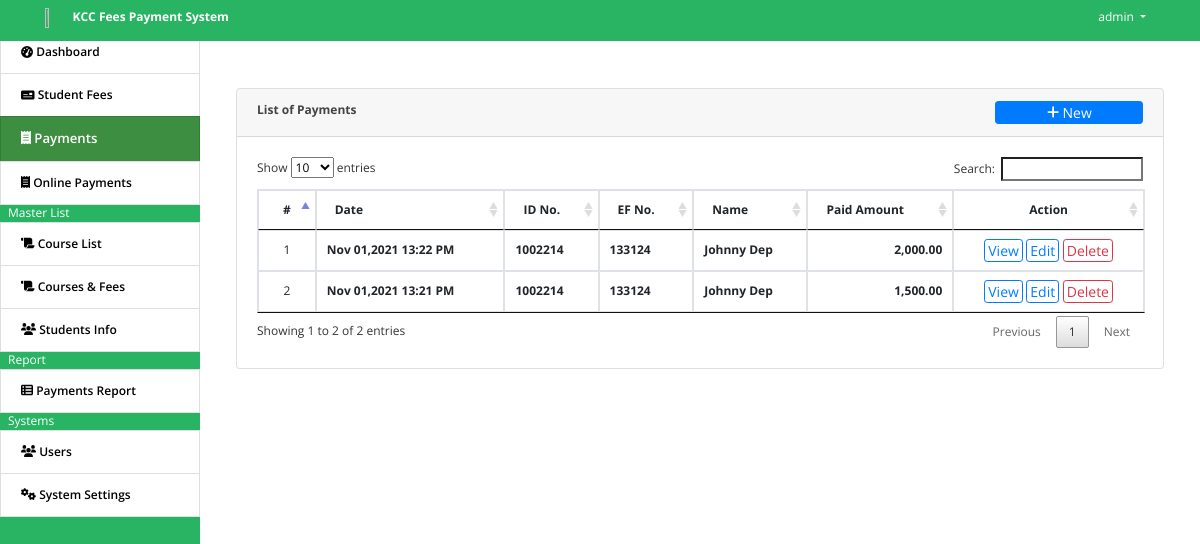
/index.php?page=payments (signed in), run on the app's committed database.
### tables this page shows
CREATE TABLE `payments` (
  `id` int(30) NOT NULL,
  `ef_id` int(30) NOT NULL,
  `amount` float NOT NULL,
  `remarks` text NOT NULL,
  `date_created` datetime NOT NULL DEFAULT current_timestamp() ON UPDATE current_timestamp()
);

CREATE TABLE `student` (
  `id` int(30) NOT NULL,
  `id_no` varchar(100) NOT NULL,
  `name` text NOT NULL,
  `contact` varchar(100) NOT NULL,
  `address` text NOT NULL,
  `email` varchar(200) NOT NULL,
  `password` text NOT NULL,
  `date_created` datetime NOT NULL DEFAULT current_timestamp()
);

CREATE TABLE `student_ef_list` (
  `id` int(30) NOT NULL,
  `student_id` int(30) NOT NULL,
  `ef_no` varchar(200) NOT NULL,
  `course_id` int(30) NOT NULL,
  `total_fee` float NOT NULL,
  `date_created` datetime NOT NULL DEFAULT current_timestamp()
);

### payments.php (the view, shortened to what this page needs)
<?php include 'db_connect.php'; ?>
<div class="container-fluid">
	<div class="col-lg-12">
		<div class="row">
			<div class="col-md-12">
				<div class="card">
					<div class="card-header">
						<b>List of Payments </b>
						<span class="float:right"><a class="btn btn-primary btn-block btn-sm col-sm-2 float-right" href="javascript:void(0)" id="new_payment">
					<i class="fa fa-plus"></i> New
				</a></span>
					</div>
					<div class="card-body">
						<table class="table table-condensed table-bordered table-hover">
							<thead>
								<tr>
									<th class="text-center">#</th>
									<th class="">Date</th>
									<th class="">ID No.</th>
									<th class="">EF No.</th>
									<th class="">Name</th>
									<th class="">Paid Amount</th>
									<th class="text-center">Action</th>
								</tr>
							</thead>
							<tbody>
								<?php
								$i = 1;
								$payments = $conn->query("SELECT p.*,s.name as sname, ef.ef_no,s.id_no FROM payments p inner join student_ef_list ef on ef.id = p.ef_id inner join student s on s.id = ef.student_id order by unix_timestamp(p.date_created) desc ");
								if($payments->num_rows > 0):
								while($row=$payments->fetch_assoc()):
								?>
								<tr>
									<td class="text-center"><?php echo $i++ ?></td>
									<td>
										<p> <b><?php echo date("M d,Y H:i A",strtotime($row['date_created'])) ?></b></p>
									</td>
									<td>
										<p> <b><?php echo $row['id_no'] ?></b></p>
									</td>
									<td>
										<p> <b><?php echo $row['ef_no'] ?></b></p>
									</td>
									<td>
										<p> <b><?php echo ucwords($row['sname']) ?></b></p>
									</td>
									<td class="text-right">
										<p> <b><?php echo number_format($row['amount'],2) ?></b></p>
									</td>
									<td class="text-center">
										<button class="btn btn-sm btn-outline-primary view_payment" type="button" data-id="<?php echo $row['id'] ?>" data-ef_id="<?php echo $row['ef_id'] ?>">View</button>
										<?php if($_SESSION['login_type'] == 1): ?>
										<button class="btn btn-sm btn-outline-primary edit_payment" type="button" data-id="<?php echo $row['id'] ?>" >Edit</button>
										<button class="btn btn-sm btn-outline-danger delete_payment" type="button" data-id="<?php echo $row['id'] ?>">Delete</button>
										<?php endif; ?>
									</td>
								</tr>
								<?php
									endwhile;
									else:
								?>
								<tr>
									<th class="text-center" colspan="7">No data.</th>
								</tr>
								<?php
									endif;
								?>
							</tbody>
						</table>
					</div>
				</div>
			</div>
		</div>
	</div>
</div>

### assets/css/style.css (style rules this page uses)
body { font-family: "Open Sans", sans-serif; color: #444444; width: 100%; height: calc(100%); font-size: 12px; }
a { color: #1977cc; }
.btn-sm { padding: .0001rem .2rem; }

### index.php (style rules this page uses)
body { background: white; }

### payments.php (style rules this page uses)
td { vertical-align: middle !important; }
td p { margin: unset }

### data on the page
payments: date_created "Nov 01,2021 13:22 PM", student.id_no "1002214", student_ef_list.ef_no "133124", student.name "Johnny Dep", amount "2,000.00"
payments: date_created "Nov 01,2021 13:21 PM", student.id_no "1002214", student_ef_list.ef_no "133124", student.name "Johnny Dep", amount "1,500.00"

### other printed values
$_SESSION['system']['name'] "KCC Fees Payment System"
$_SESSION['login_name'] "admin"
